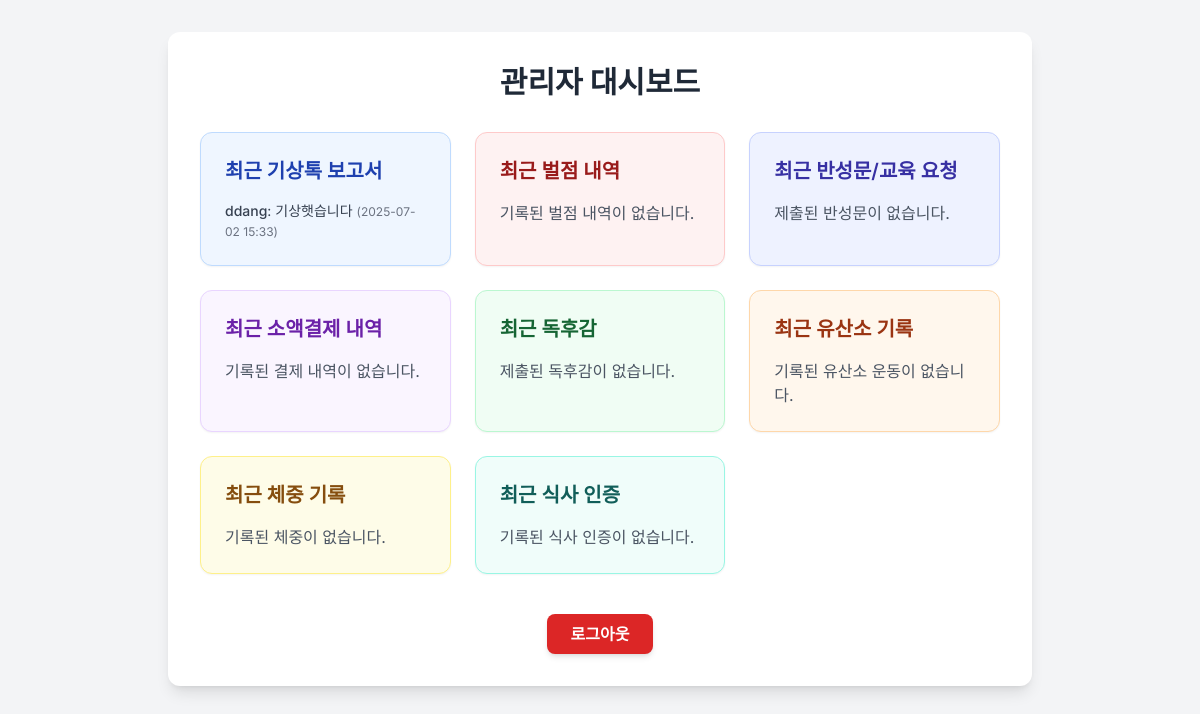
Page / (signed in) on the earlier database version.
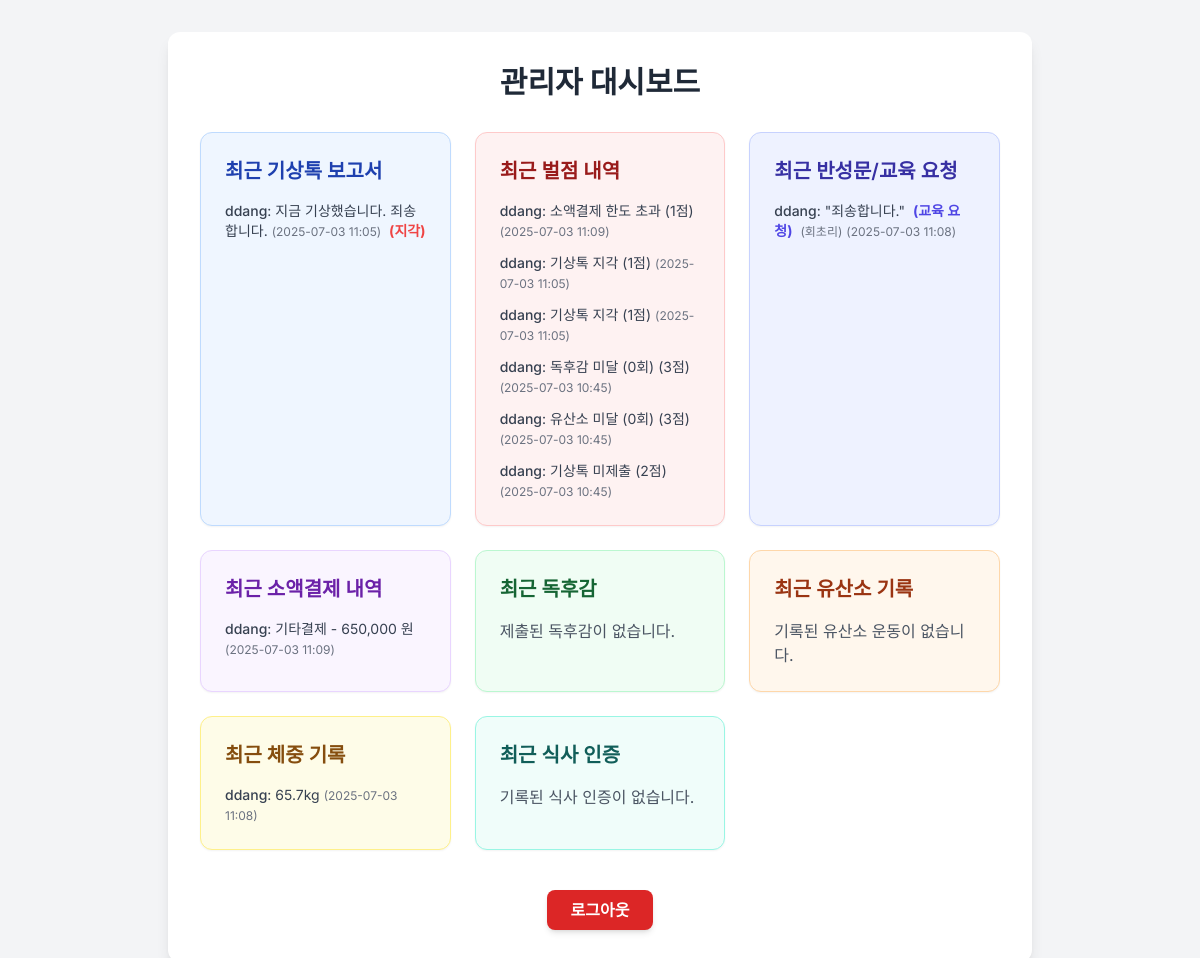
Same page on the later database version.
### app.py (models this page shows, shortened)
class Report(db.Model):
    id = db.Column(db.Integer, primary_key=True)
    user_id = db.Column(db.Integer, db.ForeignKey('user.id'), nullable=False)
    content = db.Column(db.Text, nullable=False)
    timestamp = db.Column(db.DateTime, default=datetime.now, nullable=False)
    is_late = db.Column(db.Boolean, default=False) # 10시 이후 제출 여부
    user = db.relationship('User', backref=db.backref('reports', lazy=True))

class User(db.Model):
    id = db.Column(db.Integer, primary_key=True)
    username = db.Column(db.String(80), unique=True, nullable=False)
    password_hash = db.Column(db.String(128), nullable=False)
    role = db.Column(db.String(10), nullable=False)

class Penalty(db.Model):
    id = db.Column(db.Integer, primary_key=True)
    user_id = db.Column(db.Integer, db.ForeignKey('user.id'), nullable=False)
    penalty_type = db.Column(db.String(50), nullable=False)
    rule_name = db.Column(db.String(50), nullable=True) # 벌점이 부과된 규칙 이름
    reason = db.Column(db.Text, nullable=True)
    penalty_points = db.Column(db.Integer, nullable=False, default=1)
    timestamp = db.Column(db.DateTime, default=datetime.now, nullable=False)
    related_date = db.Column(db.Date, nullable=True) # 주간/일간 벌점 계산 시 해당 날짜/주차를 기록
    user = db.relationship('User', backref=db.backref('penalties', lazy=True))

class Reflection(db.Model):
    id = db.Column(db.Integer, primary_key=True)
    user_id = db.Column(db.Integer, db.ForeignKey('user.id'), nullable=False)
    reflection_content = db.Column(db.Text, nullable=False)
    request_education = db.Column(db.Boolean, default=False)
    spanking_tool = db.Column(db.String(50), nullable=True)
    timestamp = db.Column(db.DateTime, default=datetime.now, nullable=False)
    user = db.relationship('User', backref=db.backref('reflections', lazy=True))

class Payment(db.Model):
    id = db.Column(db.Integer, primary_key=True)
    user_id = db.Column(db.Integer, db.ForeignKey('user.id'), nullable=False)
    amount = db.Column(db.Integer, nullable=False)
    description = db.Column(db.String(255), nullable=True)
    timestamp = db.Column(db.DateTime, default=datetime.now, nullable=False)
    user = db.relationship('User', backref=db.backref('payments', lazy=True))

class WeightEntry(db.Model):
    id = db.Column(db.Integer, primary_key=True)
    user_id = db.Column(db.Integer, db.ForeignKey('user.id'), nullable=False)
    weight_kg = db.Column(db.Float, nullable=False)
    timestamp = db.Column(db.DateTime, default=datetime.now, nullable=False)
    user = db.relationship('User', backref=db.backref('weight_entries', lazy=True))

### app.py (the view, shortened to what this page needs)
@app.route('/')
def home():
    if 'user_id' not in session:
        return redirect(url_for('login'))
    if session.get('role') == 'owner':
        all_reports = Report.query.order_by(Report.timestamp.desc()).limit(10).all()
        all_payments = Payment.query.order_by(Payment.timestamp.desc()).limit(10).all()
        all_book_reviews = BookReview.query.order_by(BookReview.timestamp.desc()).limit(10).all()
        all_cardio_logs = Cardio.query.order_by(Cardio.timestamp.desc()).limit(10).all()
        all_weight_entries = WeightEntry.query.order_by(WeightEntry.timestamp.desc()).limit(10).all()
        all_meal_logs = MealLog.query.order_by(MealLog.timestamp.desc()).limit(10).all()
        all_penalties = Penalty.query.order_by(Penalty.timestamp.desc()).limit(10).all() # 최근 벌점 추가
        all_reflections = Reflection.query.order_by(Reflection.timestamp.desc()).limit(10).all() # 최근 반성문 추가
        return render_template('dashboard.html',
                               reports=all_reports,
                               payments=all_payments,
                               book_reviews=all_book_reviews,
                               cardio_logs=all_cardio_logs,
                               weight_entries=all_weight_entries,
                               meal_logs=all_meal_logs,
                               penalties=all_penalties, # 벌점 데이터 추가
                               reflections=all_reflections) # 반성문 데이터 추가

### templates/dashboard.html (shortened to what this page needs)
{% extends "base.html" %}
{% from '_macros.html' import format_currency %}
{% block content %}
<div class="bg-white p-8 rounded-xl shadow-lg w-full max-w-6xl mx-auto">
  <h2 class="text-3xl font-bold text-center text-gray-800 mb-8">관리자 대시보드</h2>
  <div class="grid grid-cols-1 md:grid-cols-2 lg:grid-cols-3 gap-6">
    <div class="bg-blue-50 p-6 rounded-xl shadow-sm border border-blue-200">
      <h3 class="text-xl font-semibold text-blue-800 mb-4">최근 기상톡 보고서</h3>
      {% if reports %}
        <ul class="space-y-3">
          {% for report in reports %}
            <li class="text-gray-700 text-sm">
              <span class="font-medium">{{ report.user.username }}</span>: {{ report.content | truncate(50) }}
              <span class="text-gray-500 text-xs">({{ report.timestamp.strftime('%Y-%m-%d %H:%M') }})</span>
              {% if report.is_late %}<span class="text-red-500 font-bold ml-1">(지각)</span>{% endif %}
            </li>
          {% endfor %}
        </ul>
      {% else %}
        <p class="text-gray-600">제출된 보고서가 없습니다.</p>
      {% endif %}
    </div>
    <div class="bg-red-50 p-6 rounded-xl shadow-sm border border-red-200">
      <h3 class="text-xl font-semibold text-red-800 mb-4">최근 벌점 내역</h3>
      {% if penalties %}
        <ul class="space-y-3">
          {% for penalty in penalties %}
            <li class="text-gray-700 text-sm">
              <span class="font-medium">{{ penalty.user.username }}</span>: {{ penalty.penalty_type }} ({{ penalty.penalty_points }}점)
              <span class="text-gray-500 text-xs">({{ penalty.timestamp.strftime('%Y-%m-%d %H:%M') }})</span>
            </li>
          {% endfor %}
        </ul>
      {% else %}
        <p class="text-gray-600">기록된 벌점 내역이 없습니다.</p>
      {% endif %}
    </div>
    <div class="bg-indigo-50 p-6 rounded-xl shadow-sm border border-indigo-200">
      <h3 class="text-xl font-semibold text-indigo-800 mb-4">최근 반성문/교육 요청</h3>
      {% if reflections %}
        <ul class="space-y-3">
          {% for reflection in reflections %}
            <li class="text-gray-700 text-sm">
              <span class="font-medium">{{ reflection.user.username }}</span>: "{{ reflection.reflection_content | truncate(50) }}"
              {% if reflection.request_education %}<span class="text-indigo-600 font-bold ml-1">(교육 요청)</span>{% endif %}
              {% if reflection.spanking_tool %}<span class="text-gray-500 text-xs ml-1">({{ reflection.spanking_tool }})</span>{% endif %}
              <span class="text-gray-500 text-xs">({{ reflection.timestamp.strftime('%Y-%m-%d %H:%M') }})</span>
            </li>
          {% endfor %}
        </ul>
      {% else %}
        <p class="text-gray-600">제출된 반성문이 없습니다.</p>
      {% endif %}
    </div>
    <div class="bg-purple-50 p-6 rounded-xl shadow-sm border border-purple-200">
      <h3 class="text-xl font-semibold text-purple-800 mb-4">최근 소액결제 내역</h3>
      {% if payments %}
        <ul class="space-y-3">
          {% for payment in payments %}
            <li class="text-gray-700 text-sm">
              <span class="font-medium">{{ payment.user.username }}</span>: {{ payment.description | default('설명 없음') }} - {{ format_currency(payment.amount | int) }}원
              <span class="text-gray-500 text-xs">({{ payment.timestamp.strftime('%Y-%m-%d %H:%M') }})</span>
            </li>
          {% endfor %}
        </ul>
      {% else %}
        <p class="text-gray-600">기록된 결제 내역이 없습니다.</p>
      {% endif %}
    </div>
    <div class="bg-green-50 p-6 rounded-xl shadow-sm border border-green-200">
      <h3 class="text-xl font-semibold text-green-800 mb-4">최근 독후감</h3>
      {% if book_reviews %}
        <ul class="space-y-3">
          {% for review in book_reviews %}
            <li class="text-gray-700 text-sm">
              <span class="font-medium">{{ review.user.username }}</span>: "{{ review.book_title }}" ({{ review.page_count }}p)
              <span class="text-gray-500 text-xs">({{ review.timestamp.strftime('%Y-%m-%d %H:%M') }})</span>
            </li>
          {% endfor %}
        </ul>
      {% else %}
        <p class="text-gray-600">제출된 독후감이 없습니다.</p>
      {% endif %}
    </div>
    <div class="bg-orange-50 p-6 rounded-xl shadow-sm border border-orange-200">
      <h3 class="text-xl font-semibold text-orange-800 mb-4">최근 유산소 기록</h3>
      {% if cardio_logs %}
        <ul class="space-y-3">
          {% for log in cardio_logs %}
            <li class="text-gray-700 text-sm">
              <span class="font-medium">{{ log.user.username }}</span>: {{ log.date.strftime('%Y-%m-%d') }}
              <span class="text-gray-500 text-xs">({{ log.timestamp.strftime('%H:%M') }})</span>
            </li>
          {% endfor %}
        </ul>
      {% else %}
        <p class="text-gray-600">기록된 유산소 운동이 없습니다.</p>
      {% endif %}
    </div>
    <div class="bg-yellow-50 p-6 rounded-xl shadow-sm border border-yellow-200">
      <h3 class="text-xl font-semibold text-yellow-800 mb-4">최근 체중 기록</h3>
      {% if weight_entries %}
        <ul class="space-y-3">
          {% for entry in weight_entries %}
            <li class="text-gray-700 text-sm">
              <span class="font-medium">{{ entry.user.username }}</span>: {{ entry.weight_kg }}kg
              <span class="text-gray-500 text-xs">({{ entry.timestamp.strftime('%Y-%m-%d %H:%M') }})</span>
            </li>
          {% endfor %}
        </ul>
      {% else %}
        <p class="text-gray-600">기록된 체중이 없습니다.</p>
      {% endif %}
    </div>
    <div class="bg-teal-50 p-6 rounded-xl shadow-sm border border-teal-200">
      <h3 class="text-xl font-semibold text-teal-800 mb-4">최근 식사 인증</h3>
      {% if meal_logs %}
        <ul class="space-y-3">
          {% for log in meal_logs %}
            <li class="text-gray-700 text-sm">
              <span class="font-medium">{{ log.user.username }}</span>: {{ log.meal_type | capitalize }}
              <span class="text-gray-500 text-xs">({{ log.timestamp.strftime('%H:%M') }})</span>
            </li>
          {% endfor %}
        </ul>
      {% else %}
        <p class="text-gray-600">기록된 식사 인증이 없습니다.</p>
      {% endif %}
    </div>
  </div>
  <div class="mt-10 text-center">
    <a href="{{ url_for('logout') }}" class="inline-block px-6 py-2 bg-red-600 text-white rounded-lg font-semibold hover:bg-red-700 transition duration-300 shadow-md">로그아웃</a>
  </div>
</div>
{% endblock %}

### templates/base.html (shortened to what this page needs)
<!DOCTYPE html>
<html lang="ko">
<head>
  <script src="https://cdn.tailwindcss.com"></script>
</head>
<body class="bg-gray-100 min-h-screen flex flex-col items-center py-8">
  <div class="w-full max-w-4xl px-4">
    {% block content %}{% endblock %}
  </div>
</body>
</html>

### templates/_macros.html
{% macro format_currency(value) %}
    {{ "{:,.0f}".format(value) }}
{% endmacro %}

### templates/base.html (style rules this page uses)
body { font-family: 'Inter', sans-serif; }

Differences in the rows shown:
changed Report "ddang": content "기상햇습니다" → "지금 기상했습니다. 죄송합니다."; timestamp "2025-07-02 15:33" → "2025-07-03 11:05"; now shows "(지각)"
added Penalty: user.username "ddang", penalty_type "소액결제 한도 초과", penalty_points "1", timestamp "2025-07-03 11:09"
added Penalty: user.username "ddang", penalty_type "기상톡 지각", penalty_points "1", timestamp "2025-07-03 11:05"
added Penalty: user.username "ddang", penalty_type "기상톡 지각", penalty_points "1", timestamp "2025-07-03 11:05"
added Penalty: user.username "ddang", penalty_type "독후감 미달 (0회)", penalty_points "3", timestamp "2025-07-03 10:45"
added Penalty: user.username "ddang", penalty_type "유산소 미달 (0회)", penalty_points "3", timestamp "2025-07-03 10:45"
added Penalty: user.username "ddang", penalty_type "기상톡 미제출", penalty_points "2", timestamp "2025-07-03 10:45"
added Reflection: user.username "ddang", reflection_content "죄송합니다.", request_education "(교육 요청)", spanking_tool "회초리", timestamp "2025-07-03 11:08"
added Payment: user.username "ddang", description "기타결제", amount "650,000", timestamp "2025-07-03 11:09"
added WeightEntry: user.username "ddang", weight_kg "65.7", timestamp "2025-07-03 11:08"
Other differences:
text no longer shown: "기록된 벌점 내역이 없습니다. 제출된 반성문이 없습니다. 기록된 결제 내역이 없습니다. 기록된 체중이 없습니다."
